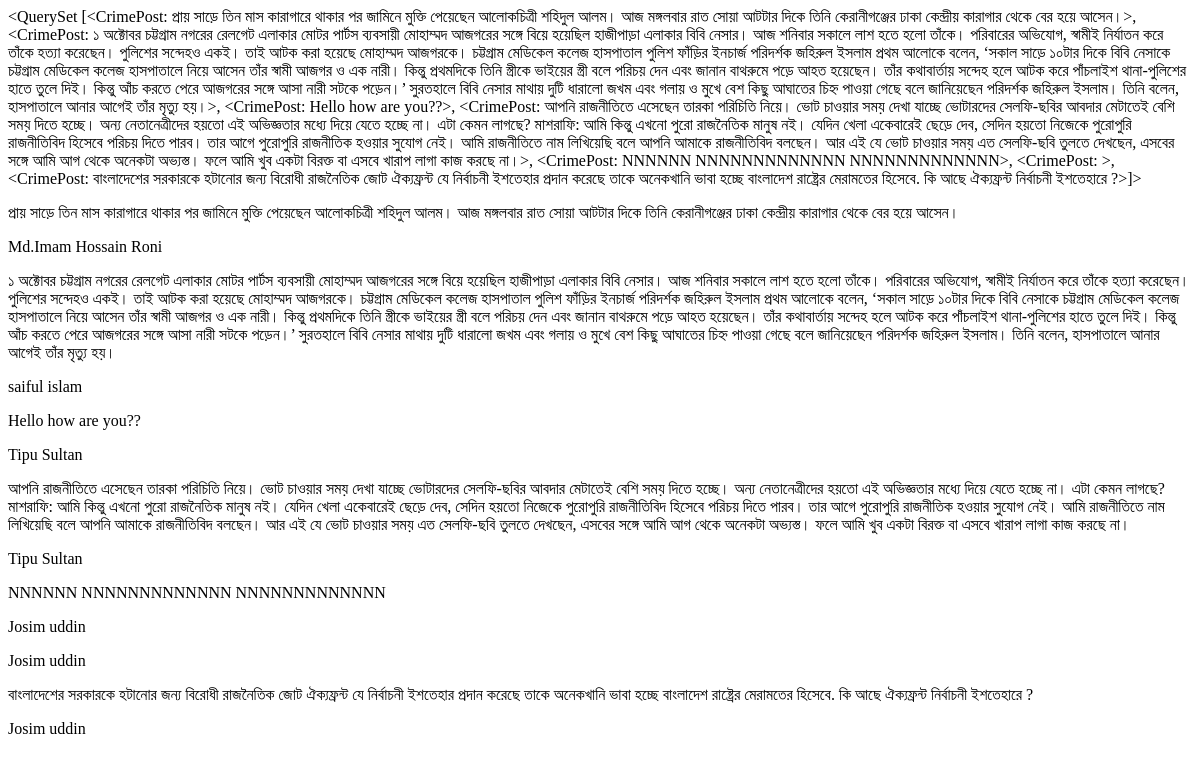
The app's page /crime/ (signed in), older data.
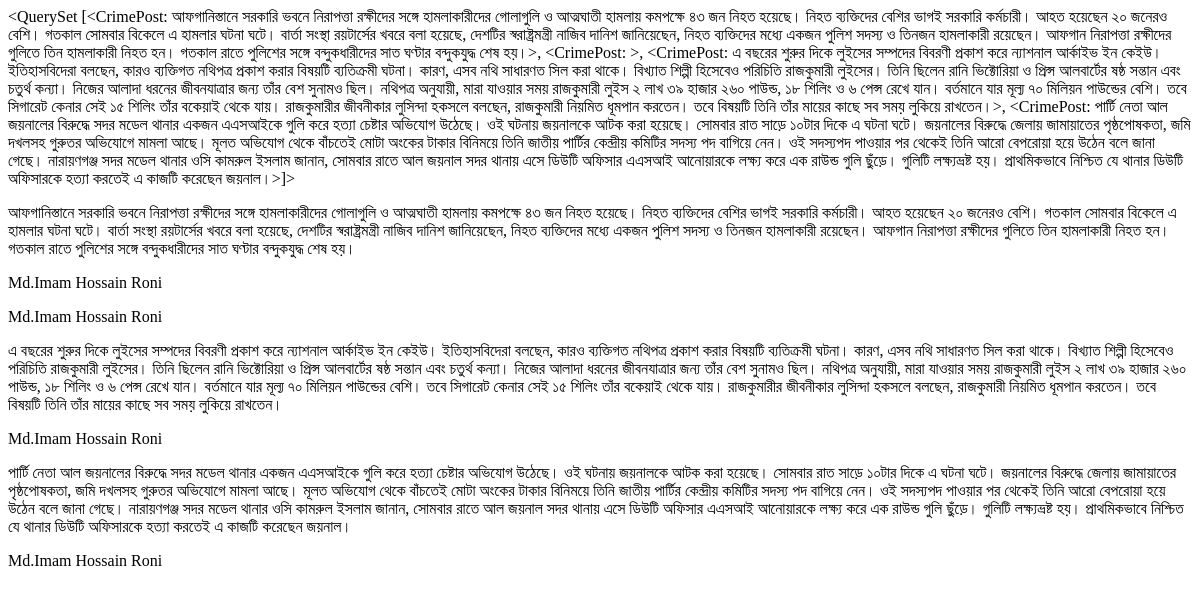
The same page, newer data.
### crimezone_app/models.py (models this page shows, shortened)
class CrimePost(models.Model):
    user_profile = models.ForeignKey(UserProfile,
                                     on_delete=models.PROTECT, null=True, blank=True)
    title = models.TextField( null=True,blank=True)
    images = models.ImageField(upload_to='post_images', null=True, blank=True)
    posted_on = models.DateTimeField(auto_now_add=True, auto_now=False)
    def __str__(self):
        return self.title

class UserProfile(models.Model):
    user = models.OneToOneField(User, on_delete=models.CASCADE)
    role = models.IntegerField(choices=ROLE_CHOICES, null=True, default=1)
    followers = models.ManyToManyField('UserProfile',
                                       related_name='followers_profile',
                                       blank=True)
    following = models.ManyToManyField('UserProfile',
                                       related_query_name='following_profile',
                                       blank=True)
    profile_pic = models.ImageField(upload_to='profile_image', null=True, blank=True)
    joining_time = models.DateTimeField(auto_now_add=True, auto_now=False)
    @property
    def get_username(self):
        return self.user.first_name + ' ' + self.user.last_name if self.user else None
    def __str__(self):
        return self.get_username

### crimezone_app/views.py (the view)
# urls.py: path('crime/', views.crime_view, name="crime"),
def crime_view(request):
    data = request.user.userprofile
    comment = Comment.objects
    context = {
        "data": data,
        'posts': CrimePost.objects.annotate(
            comment_count=Count('comment'), like_count=Count('like')
        ).filter(Q(comment_count__gt=1) | Q(like_count__gt=1)),
        'common_users': UserProfile.objects.filter(role=1)
    }
    return render(request, 'crime.html', context)

### templates/crime.html (shortened to what this page needs)
<!DOCTYPE html>
<html lang="en">
<head>
</head>
<body>
{{ posts }}
{% for p in posts %}
    <p>{{ p.title }}</p>
    <p>{{ p.user_profile }}</p>
{% endfor %}
</body>
</html>

Row changes from the older to the newer data that the page shows:
removed CrimePost: title.title "<QuerySet [<CrimePost: প্রায় সাড়ে তিন মাস কারাগারে থাকার পর জামিনে মুক্তি পেয়েছেন আলোকচিত্রী শহিদুল আলম। আজ মঙ্গলবার রাত সোয়া আটটার দিকে তিনি কেরানীগঞ্জের ঢাকা কেন্দ্রীয় কারাগার থেকে বের হয়ে আসেন।>, <CrimePost: ১ অক্টোবর চট্টগ্রাম নগরের রেলগেট এলাকার মোটর পার্টস ব্যবসায়ী মোহাম্মদ আজগরের সঙ্গে বিয়ে হয়েছিল হাজীপাড়া এলাকার বিবি নেসার। আজ শনিবার সকালে লাশ হতে হলো তাঁকে। পরিবারের অভিযোগ, স্বামীই নির্যাতন করে তাঁকে হত্যা করেছেন। পুলিশের সন্দেহও একই। তাই আটক করা হয়েছে মোহাম্মদ আজগরকে। চট্টগ্রাম মেডিকেল কলেজ হাসপাতাল পুলিশ ফাঁড়ির ইনচার্জ পরিদর্শক জহিরুল ইসলাম প্রথম আলোকে বলেন, ‘সকাল সাড়ে ১০টার দিকে বিবি নেসাকে চট্টগ্রাম মেডিকেল কলেজ হাসপাতালে নিয়ে আসেন তাঁর স্বামী আজগর ও এক নারী। কিন্তু প্রথমদিকে…", title "প্রায় সাড়ে তিন মাস কারাগারে থাকার পর জামিনে মুক্তি পেয়েছেন আলোকচিত্রী শহিদুল আলম। আজ মঙ্গলবার রাত সোয়া আটটার দিকে তিনি কেরানীগঞ্জের ঢাকা কেন্দ্রীয় কারাগার থেকে বের হয়ে আসেন।", user_profile "Md.Imam Hossain Roni"
removed CrimePost: title "১ অক্টোবর চট্টগ্রাম নগরের রেলগেট এলাকার মোটর পার্টস ব্যবসায়ী মোহাম্মদ আজগরের সঙ্গে বিয়ে হয়েছিল হাজীপাড়া এলাকার বিবি নেসার। আজ শনিবার সকালে লাশ হতে হলো তাঁকে। পরিবারের অভিযোগ, স্বামীই নির্যাতন করে তাঁকে হত্যা করেছেন। পুলিশের সন্দেহও একই। তাই আটক করা হয়েছে মোহাম্মদ আজগরকে। চট্টগ্রাম মেডিকেল কলেজ হাসপাতাল পুলিশ ফাঁড়ির ইনচার্জ পরিদর্শক জহিরুল ইসলাম প্রথম আলোকে বলেন, ‘সকাল সাড়ে ১০টার দিকে বিবি নেসাকে চট্টগ্রাম মেডিকেল কলেজ হাসপাতালে নিয়ে আসেন তাঁর স্বামী আজগর ও এক নারী। কিন্তু প্রথমদিকে তিনি স্ত্রীকে ভাইয়ের স্ত্রী বলে পরিচয় দেন এবং জানান বাথরুমে পড়ে আহত হয়েছেন। তাঁর কথাবার্তায় সন্দেহ হলে আটক করে পাঁচলাইশ থানা-পুলিশের হাতে তুলে দিই। কিন্তু আঁচ করতে পেরে আজগরের সঙ্গে আসা নারী সটকে পড়েন।’ সুরতহালে…", user_profile "saiful islam"
removed CrimePost: title "Hello how are you??", user_profile "Tipu Sultan"
removed CrimePost: title "আপনি রাজনীতিতে এসেছেন তারকা পরিচিতি নিয়ে। ভোট চাওয়ার সময় দেখা যাচ্ছে ভোটারদের সেলফি-ছবির আবদার মেটাতেই বেশি সময় দিতে হচ্ছে। অন্য নেতানেত্রীদের হয়তো এই অভিজ্ঞতার মধ্যে দিয়ে যেতে হচ্ছে না। এটা কেমন লাগছে? মাশরাফি: আমি কিন্তু এখনো পুরো রাজনৈতিক মানুষ নই। যেদিন খেলা একেবারেই ছেড়ে দেব, সেদিন হয়তো নিজেকে পুরোপুরি রাজনীতিবিদ হিসেবে পরিচয় দিতে পারব। তার আগে পুরোপুরি রাজনীতিক হওয়ার সুযোগ নেই। আমি রাজনীতিতে নাম লিখিয়েছি বলে আপনি আমাকে রাজনীতিবিদ বলছেন। আর এই যে ভোট চাওয়ার সময় এত সেলফি-ছবি তুলতে দেখছেন, এসবের সঙ্গে আমি আগ থেকে অনেকটা অভ্যস্ত। ফলে আমি খুব একটা বিরক্ত বা এসবে খারাপ লাগা কাজ করছে না।", user_profile "Tipu Sultan"
removed CrimePost: title "NNNNNN NNNNNNNNNNNNN NNNNNNNNNNNNN", user_profile "Josim uddin"
removed CrimePost: user_profile "Josim uddin"
removed CrimePost: title "বাংলাদেশের সরকারকে হটানোর জন্য বিরোধী রাজনৈতিক জোট ঐক্যফ্রন্ট যে নির্বাচনী ইশতেহার প্রদান করেছে তাকে অনেকখানি ভাবা হচ্ছে বাংলাদেশ রাষ্ট্রের মেরামতের হিসেবে. কি আছে ঐক্যফ্রন্ট নির্বাচনী ইশতেহারে ?", user_profile "Josim uddin"
added CrimePost: title.title "<QuerySet [<CrimePost: আফগানিস্তানে সরকারি ভবনে নিরাপত্তা রক্ষীদের সঙ্গে হামলাকারীদের গোলাগুলি ও আত্মঘাতী হামলায় কমপক্ষে ৪৩ জন নিহত হয়েছে। নিহত ব্যক্তিদের বেশির ভাগই সরকারি কর্মচারী। আহত হয়েছেন ২০ জনেরও বেশি। গতকাল সোমবার বিকেলে এ হামলার ঘটনা ঘটে। বার্তা সংস্থা রয়টার্সের খবরে বলা হয়েছে, দেশটির স্বরাষ্ট্রমন্ত্রী নাজিব দানিশ জানিয়েছেন, নিহত ব্যক্তিদের মধ্যে একজন পুলিশ সদস্য ও তিনজন হামলাকারী রয়েছেন। আফগান নিরাপত্তা রক্ষীদের গুলিতে তিন হামলাকারী নিহত হন। গতকাল রাতে পুলিশের সঙ্গে বন্দুকধারীদের সাত ঘণ্টার বন্দুকযুদ্ধ শেষ হয়।>, <CrimePost: >, <CrimePost: এ বছরের শুরুর দিকে লুইসের সম্পদের বিবরণী প্রকাশ করে ন্যাশনাল আর্কাইভ ইন কেইউ। ইতিহাসবিদেরা বলছেন, কারও ব্যক্তিগত নথিপত্র প্রকাশ করার বিষয়টি…", title "আফগানিস্তানে সরকারি ভবনে নিরাপত্তা রক্ষীদের সঙ্গে হামলাকারীদের গোলাগুলি ও আত্মঘাতী হামলায় কমপক্ষে ৪৩ জন নিহত হয়েছে। নিহত ব্যক্তিদের বেশির ভাগই সরকারি কর্মচারী। আহত হয়েছেন ২০ জনেরও বেশি। গতকাল সোমবার বিকেলে এ হামলার ঘটনা ঘটে। বার্তা সংস্থা রয়টার্সের খবরে বলা হয়েছে, দেশটির স্বরাষ্ট্রমন্ত্রী নাজিব দানিশ জানিয়েছেন, নিহত ব্যক্তিদের মধ্যে একজন পুলিশ সদস্য ও তিনজন হামলাকারী রয়েছেন। আফগান নিরাপত্তা রক্ষীদের গুলিতে তিন হামলাকারী নিহত হন। গতকাল রাতে পুলিশের সঙ্গে বন্দুকধারীদের সাত ঘণ্টার বন্দুকযুদ্ধ শেষ হয়।", user_profile "Md.Imam Hossain Roni"
added CrimePost: user_profile "Md.Imam Hossain Roni"
added CrimePost: title "এ বছরের শুরুর দিকে লুইসের সম্পদের বিবরণী প্রকাশ করে ন্যাশনাল আর্কাইভ ইন কেইউ। ইতিহাসবিদেরা বলছেন, কারও ব্যক্তিগত নথিপত্র প্রকাশ করার বিষয়টি ব্যতিক্রমী ঘটনা। কারণ, এসব নথি সাধারণত সিল করা থাকে। বিখ্যাত শিল্পী হিসেবেও পরিচিতি রাজকুমারী লুইসের। তিনি ছিলেন রানি ভিক্টোরিয়া ও প্রিন্স আলবার্টের ষষ্ঠ সন্তান এবং চতুর্থ কন্যা। নিজের আলাদা ধরনের জীবনযাত্রার জন্য তাঁর বেশ সুনামও ছিল। নথিপত্র অনুযায়ী, মারা যাওয়ার সময় রাজকুমারী লুইস ২ লাখ ৩৯ হাজার ২৬০ পাউন্ড, ১৮ শিলিং ও ৬ পেন্স রেখে যান। বর্তমানে যার মূল্য ৭০ মিলিয়ন পাউন্ডের বেশি। তবে সিগারেট কেনার সেই ১৫ শিলিং তাঁর বকেয়াই থেকে যায়। রাজকুমারীর জীবনীকার লুসিন্দা হকসলে বলছেন, রাজকুমারী নিয়মিত ধূমপান করতেন। তবে বিষয়টি তিনি তাঁর মায়ের কাছে সব সময়…", user_profile "Md.Imam Hossain Roni"
added CrimePost: title "পার্টি নেতা আল জয়নালের বিরুদ্ধে সদর মডেল থানার একজন এএসআইকে গুলি করে হত্যা চেষ্টার অভিযোগ উঠেছে। ওই ঘটনায় জয়নালকে আটক করা হয়েছে। সোমবার রাত সাড়ে ১০টার দিকে এ ঘটনা ঘটে। জয়নালের বিরুদ্ধে জেলায় জামায়াতের পৃষ্ঠপোষকতা, জমি দখলসহ গুরুতর অভিযোগে মামলা আছে। মূলত অভিযোগ থেকে বাঁচতেই মোটা অংকের টাকার বিনিময়ে তিনি জাতীয় পার্টির কেন্দ্রীয় কমিটির সদস্য পদ বাগিয়ে নেন। ওই সদস্যপদ পাওয়ার পর থেকেই তিনি আরো বেপরোয়া হয়ে উঠেন বলে জানা গেছে। নারায়ণগঞ্জ সদর মডেল থানার ওসি কামরুল ইসলাম জানান, সোমবার রাতে আল জয়নাল সদর থানায় এসে ডিউটি অফিসার এএসআই আনোয়ারকে লক্ষ্য করে এক রাউন্ড গুলি ছুঁড়ে। গুলিটি লক্ষ্যভ্রষ্ট হয়। প্রাথমিকভাবে নিশ্চিত যে থানার ডিউটি অফিসারকে হত্যা করতেই এ কাজটি করেছেন জয়নাল।", user_profile "Md.Imam Hossain Roni"
